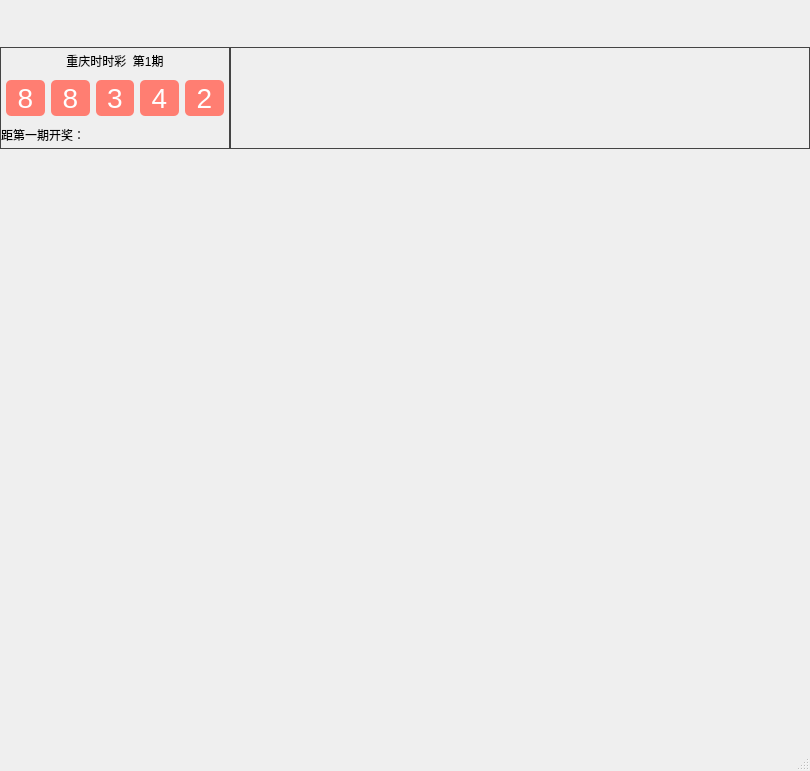
<?xml version="1.0" encoding="UTF-8"?>
<ui version="4.0">
 <class>MainWindow</class>
 <widget class="QMainWindow" name="MainWindow">
  <property name="geometry">
   <rect>
    <x>0</x>
    <y>0</y>
    <width>810</width>
    <height>771</height>
   </rect>
  </property>
  <property name="minimumSize">
   <size>
    <width>0</width>
    <height>0</height>
   </size>
  </property>
  <property name="windowTitle">
   <string>MainWindow</string>
  </property>
  <widget class="QWidget" name="centralWidget">
   <layout class="QVBoxLayout" name="verticalLayout_7">
    <property name="spacing">
     <number>1</number>
    </property>
    <property name="leftMargin">
     <number>0</number>
    </property>
    <property name="topMargin">
     <number>0</number>
    </property>
    <property name="rightMargin">
     <number>0</number>
    </property>
    <property name="bottomMargin">
     <number>0</number>
    </property>
    <item>
     <layout class="QVBoxLayout" name="verticalLayout_6">
      <property name="spacing">
       <number>0</number>
      </property>
      <item>
       <layout class="QVBoxLayout" name="verticalLayout">
        <item>
         <spacer name="horizontalSpacer">
          <property name="orientation">
           <enum>Qt::Horizontal</enum>
          </property>
          <property name="sizeHint" stdset="0">
           <size>
            <width>40</width>
            <height>25</height>
           </size>
          </property>
         </spacer>
        </item>
        <item>
         <spacer name="horizontalSpacer_2">
          <property name="orientation">
           <enum>Qt::Horizontal</enum>
          </property>
          <property name="sizeHint" stdset="0">
           <size>
            <width>40</width>
            <height>22</height>
           </size>
          </property>
         </spacer>
        </item>
       </layout>
      </item>
      <item>
       <layout class="QHBoxLayout" name="horizontalLayout">
        <property name="spacing">
         <number>0</number>
        </property>
        <item>
         <widget class="QGroupBox" name="groupBox">
          <property name="maximumSize">
           <size>
            <width>230</width>
            <height>130</height>
           </size>
          </property>
          <property name="styleSheet">
           <string notr="true">QGroupBox
{
border:0.5px groove rgb(68, 68, 68);
}</string>
          </property>
          <property name="title">
           <string/>
          </property>
          <layout class="QVBoxLayout" name="verticalLayout_2">
           <property name="spacing">
            <number>0</number>
           </property>
           <property name="leftMargin">
            <number>0</number>
           </property>
           <property name="topMargin">
            <number>0</number>
           </property>
           <property name="rightMargin">
            <number>0</number>
           </property>
           <property name="bottomMargin">
            <number>0</number>
           </property>
           <item>
            <widget class="QWidget" name="widgetMessage" native="true">
             <layout class="QVBoxLayout" name="verticalLayout_5">
              <property name="leftMargin">
               <number>0</number>
              </property>
              <property name="topMargin">
               <number>0</number>
              </property>
              <property name="rightMargin">
               <number>0</number>
              </property>
              <property name="bottomMargin">
               <number>0</number>
              </property>
              <item>
               <layout class="QVBoxLayout" name="verticalLayout_4">
                <item>
                 <widget class="QLabel" name="labelTitle">
                  <property name="minimumSize">
                   <size>
                    <width>0</width>
                    <height>0</height>
                   </size>
                  </property>
                  <property name="styleSheet">
                   <string notr="true">background-color: rgb(255, 126, 114);
color:white;
font-size:20px;
QLabel
{
    height:25px;
}</string>
                  </property>
                  <property name="text">
                   <string>重庆时时彩  第1期</string>
                  </property>
                  <property name="alignment">
                   <set>Qt::AlignCenter</set>
                  </property>
                 </widget>
                </item>
                <item>
                 <layout class="QHBoxLayout" name="horizontalLayout_2">
                  <item>
                   <spacer name="horizontalSpacer_3">
                    <property name="orientation">
                     <enum>Qt::Horizontal</enum>
                    </property>
                    <property name="sizeType">
                     <enum>QSizePolicy::Maximum</enum>
                    </property>
                    <property name="sizeHint" stdset="0">
                     <size>
                      <width>5</width>
                      <height>20</height>
                     </size>
                    </property>
                   </spacer>
                  </item>
                  <item>
                   <widget class="QPushButton" name="pushButton">
                    <property name="styleSheet">
                     <string notr="true">border-radius:5px;padding:2px 4px;
background-color: rgb(255, 126, 114);
color:white;
    font-size:28px;</string>
                    </property>
                    <property name="text">
                     <string>8</string>
                    </property>
                   </widget>
                  </item>
                  <item>
                   <widget class="QPushButton" name="pushButton_2">
                    <property name="styleSheet">
                     <string notr="true">border-radius:5px;padding:2px 4px;
background-color: rgb(255, 126, 114);
color:white;
    font-size:28px;</string>
                    </property>
                    <property name="text">
                     <string>8</string>
                    </property>
                   </widget>
                  </item>
                  <item>
                   <widget class="QPushButton" name="pushButton_3">
                    <property name="styleSheet">
                     <string notr="true">border-radius:5px;padding:2px 4px;
background-color: rgb(255, 126, 114);
color:white;
    font-size:28px;</string>
                    </property>
                    <property name="text">
                     <string>3</string>
                    </property>
                   </widget>
                  </item>
                  <item>
                   <widget class="QPushButton" name="pushButton_5">
                    <property name="styleSheet">
                     <string notr="true">border-radius:5px;padding:2px 4px;
background-color: rgb(255, 126, 114);
color:white;
    font-size:28px;</string>
                    </property>
                    <property name="text">
                     <string>4</string>
                    </property>
                   </widget>
                  </item>
                  <item>
                   <widget class="QPushButton" name="pushButton_4">
                    <property name="styleSheet">
                     <string notr="true">border-radius:5px;padding:2px 4px;
background-color: rgb(255, 126, 114);
color:white;
    font-size:28px;</string>
                    </property>
                    <property name="text">
                     <string>2</string>
                    </property>
                   </widget>
                  </item>
                  <item>
                   <spacer name="horizontalSpacer_4">
                    <property name="orientation">
                     <enum>Qt::Horizontal</enum>
                    </property>
                    <property name="sizeType">
                     <enum>QSizePolicy::Maximum</enum>
                    </property>
                    <property name="sizeHint" stdset="0">
                     <size>
                      <width>5</width>
                      <height>20</height>
                     </size>
                    </property>
                   </spacer>
                  </item>
                 </layout>
                </item>
                <item>
                 <widget class="QLabel" name="label_2">
                  <property name="minimumSize">
                   <size>
                    <width>0</width>
                    <height>20</height>
                   </size>
                  </property>
                  <property name="text">
                   <string>距第一期开奖：</string>
                  </property>
                  <property name="alignment">
                   <set>Qt::AlignLeading|Qt::AlignLeft|Qt::AlignVCenter</set>
                  </property>
                 </widget>
                </item>
               </layout>
              </item>
             </layout>
            </widget>
           </item>
          </layout>
         </widget>
        </item>
        <item>
         <widget class="QLabel" name="labelImage">
          <property name="minimumSize">
           <size>
            <width>0</width>
            <height>0</height>
           </size>
          </property>
          <property name="maximumSize">
           <size>
            <width>16777215</width>
            <height>130</height>
           </size>
          </property>
          <property name="styleSheet">
           <string notr="true">border:0.5px groove rgb(68, 68, 68);</string>
          </property>
          <property name="text">
           <string/>
          </property>
         </widget>
        </item>
       </layout>
      </item>
      <item>
       <widget class="QWidget" name="widgetMainContent" native="true">
        <property name="minimumSize">
         <size>
          <width>0</width>
          <height>600</height>
         </size>
        </property>
       </widget>
      </item>
     </layout>
    </item>
   </layout>
  </widget>
  <widget class="QStatusBar" name="statusBar"/>
 </widget>
 <layoutdefault spacing="6" margin="11"/>
 <resources/>
 <connections/>
</ui>
